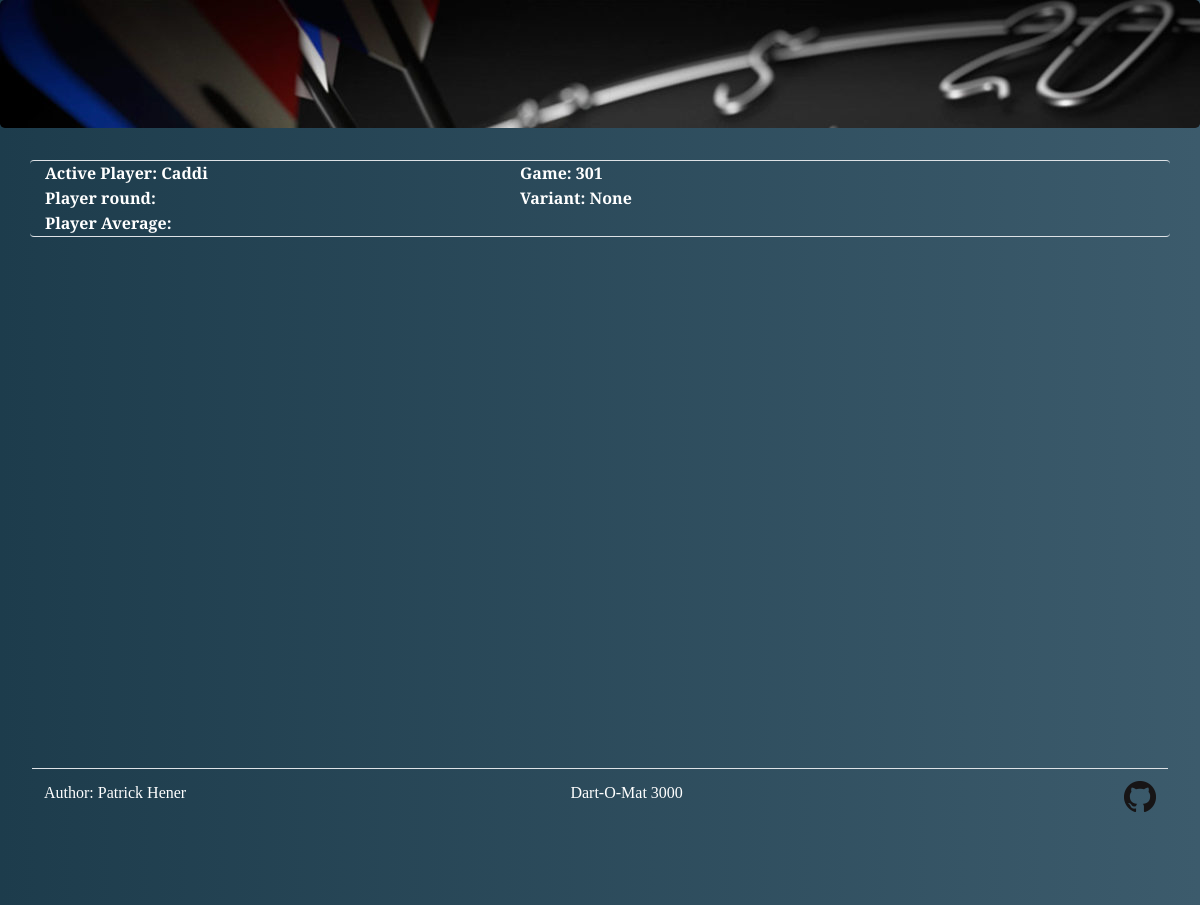
Before: /game/scoreboardCricket with the older database file.
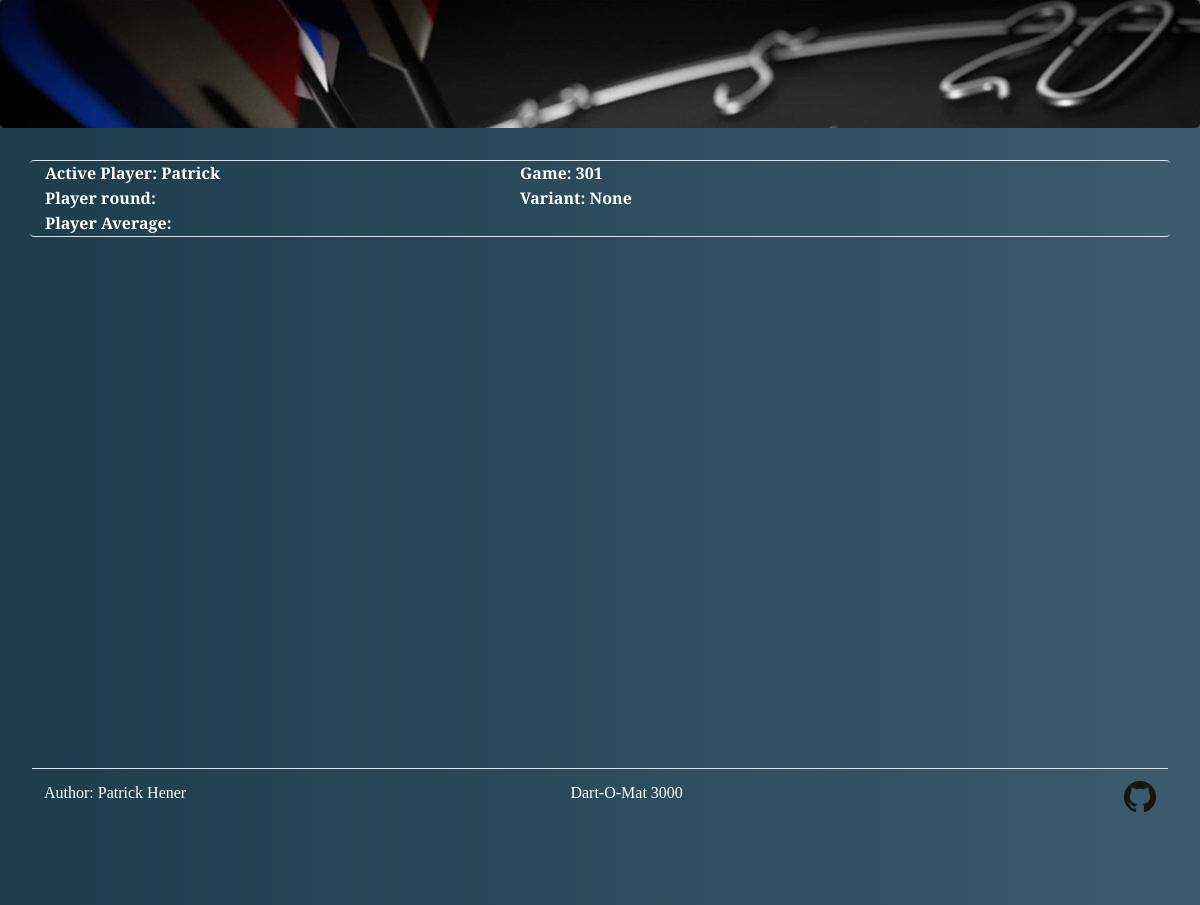
After: the same page with the newer database file.
### app/mod_game/models.py (models this page shows, shortened)
class Base(db.Model):
    __abstract__ = True
    id = db.Column(db.Integer, primary_key=True)

class Player(Base):
    name = db.Column(db.String, unique=True, nullable=False)
    active = db.Column(db.Boolean)
    rounds = db.relationship('Round', backref='rounds', lazy=True)
    throws = db.relationship('Throw', backref='throws', lazy=True)
    scores = db.relationship('Score', backref='scores', lazy=True)
    crickets = db.relationship('Cricket', backref='crickets', lazy=True)
    game_id = db.Column(db.Integer, db.ForeignKey('game.id', onupdate="CASCADE", ondelete="CASCADE"), nullable=True)

class Game(Base):
    gametype = db.Column(db.String, nullable=False)
    inGame = db.Column(db.String)
    outGame = db.Column(db.String)
    variant = db.Column(db.String)
    won = db.Column(db.Boolean, default=False)
    nextPlayerNeeded = db.Column(db.Boolean, default=False)
    players = db.relationship('Player', backref='players', lazy=True)

### app/mod_game/controllers.py (the view)
@mod_game.route("/scoreboardCricket")
def scoreboardCricket():
    game = Game.query.first()
    activePlayer = getActivePlayer()
    return render_template(
        '/game/scoreboardCricket.html',
        player=activePlayer.name,
        gametype=game.gametype,
        variant=game.variant
    )

### app/mod_game/helper.py (called while the page is built)
def getActivePlayer():
    activePlayerObject = Player.query.filter_by(active=True).first()
    return activePlayerObject

### app/templates/game/scoreboardCricket.html (shortened to what this page needs)
{% extends "base.html" %}
{% block content %}
<div class="container" id="content">
	<div class="row border-bottom border-top rounded">
		<div class="col-5"><b>Active Player: {{ player }}<br>Player round: {{ rndcount }}<br>Player Average: </b></div>
		<div class="col-7" id="cricket"><b>Game: {{ gametype }}<br>Variant: {{ variant }}</b></div>
	</div>
</div>
<br>
{% endblock %}

### app/templates/base.html (shortened to what this page needs)
<!doctype html>
<head>
	<link rel="stylesheet" href="https://maxcdn.bootstrapcdn.com/bootstrap/4.3.1/css/bootstrap.min.css">
	<link rel="stylesheet" href="/static/css/custom.css">
</head>
<body {% block bodyparam %}{% endblock %}>
	<div class="jumbotron header">
	</div>
	{% block content %}
	{% endblock %}
	<div class="jumbotron footer" style="margin-bottom:0">
	<table class="table footer">
		<tr>
			<td align="left">Author: Patrick Hener</td>
			<td align="left">Dart-O-Mat 3000</td>
			<td align="right"><a href="https://github.com/patrickhener/dart-o-mat-3000" target="_blank"><img src="/static/img/GitHub-Mark-32px.png" /></a></td>
		</tr>
	</table>
</div>
</body>
</html>

### app/static/css/custom.css (style rules this page uses)
html, body { height: 100%; width: 100%; margin: 0; }
body { font-family: 'Merriweather', serif; background-image: linear-gradient(to right, #1d3c4c, #3c5b6c); color: #fff; border-radius: 25px; }
#content { height: 65%; }
a, a:hover, a:visited, a:active { color: #fff; font-weight: bold; text-decoration: underline; }
div.jumbotron.header { background: url("../img/banner.jpg"); background-size: cover; background-repeat: no-repeat; height: 15%; }
div.jumbotron.footer { background-image: linear-gradient(to right, #1d3c4c, #3c5b6c); }
table.footer { color: #fff; }

Changed rows visible on the page:
no longer on this page (row edited): Player: name "Caddi"
now on this page (row edited): Player: name "Patrick"
